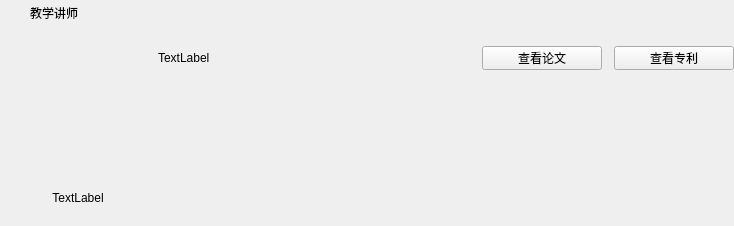
<?xml version="1.0" encoding="UTF-8"?>
<ui version="4.0">
 <class>TeacherIntroduce</class>
 <widget class="qMRMLWidget" name="TeacherIntroduce">
  <property name="geometry">
   <rect>
    <x>0</x>
    <y>0</y>
    <width>734</width>
    <height>226</height>
   </rect>
  </property>
  <property name="minimumSize">
   <size>
    <width>200</width>
    <height>0</height>
   </size>
  </property>
  <property name="maximumSize">
   <size>
    <width>2002222</width>
    <height>16777215</height>
   </size>
  </property>
  <property name="styleSheet">
   <string notr="true"/>
  </property>
  <layout class="QHBoxLayout" name="horizontalLayout">
   <property name="spacing">
    <number>0</number>
   </property>
   <property name="leftMargin">
    <number>0</number>
   </property>
   <property name="topMargin">
    <number>0</number>
   </property>
   <property name="rightMargin">
    <number>0</number>
   </property>
   <property name="bottomMargin">
    <number>0</number>
   </property>
   <item>
    <widget class="QWidget" name="UnitTeachingIntro2" native="true">
     <property name="styleSheet">
      <string notr="true"/>
     </property>
     <layout class="QHBoxLayout" name="horizontalLayout_2">
      <property name="spacing">
       <number>30</number>
      </property>
      <property name="leftMargin">
       <number>0</number>
      </property>
      <property name="topMargin">
       <number>0</number>
      </property>
      <property name="rightMargin">
       <number>0</number>
      </property>
      <property name="bottomMargin">
       <number>0</number>
      </property>
      <item>
       <widget class="QWidget" name="widget" native="true">
        <property name="minimumSize">
         <size>
          <width>128</width>
          <height>0</height>
         </size>
        </property>
        <property name="maximumSize">
         <size>
          <width>128</width>
          <height>16777215</height>
         </size>
        </property>
        <widget class="QLabel" name="lblDes">
         <property name="geometry">
          <rect>
           <x>30</x>
           <y>0</y>
           <width>101</width>
           <height>26</height>
          </rect>
         </property>
         <property name="text">
          <string>教学讲师</string>
         </property>
        </widget>
        <widget class="QLabel" name="lblName">
         <property name="geometry">
          <rect>
           <x>28</x>
           <y>190</y>
           <width>100</width>
           <height>15</height>
          </rect>
         </property>
         <property name="text">
          <string>TextLabel</string>
         </property>
         <property name="alignment">
          <set>Qt::AlignCenter</set>
         </property>
        </widget>
        <widget class="QLabel" name="lblPic">
         <property name="geometry">
          <rect>
           <x>28</x>
           <y>46</y>
           <width>100</width>
           <height>140</height>
          </rect>
         </property>
         <property name="text">
          <string/>
         </property>
        </widget>
        <widget class="QLabel" name="lblIcon">
         <property name="geometry">
          <rect>
           <x>0</x>
           <y>0</y>
           <width>26</width>
           <height>26</height>
          </rect>
         </property>
         <property name="text">
          <string/>
         </property>
        </widget>
       </widget>
      </item>
      <item>
       <widget class="QWidget" name="widget_2" native="true">
        <layout class="QVBoxLayout" name="verticalLayout">
         <property name="spacing">
          <number>12</number>
         </property>
         <property name="leftMargin">
          <number>0</number>
         </property>
         <property name="topMargin">
          <number>46</number>
         </property>
         <property name="rightMargin">
          <number>0</number>
         </property>
         <property name="bottomMargin">
          <number>0</number>
         </property>
         <item>
          <widget class="QWidget" name="widget_3" native="true">
           <property name="minimumSize">
            <size>
             <width>0</width>
             <height>24</height>
            </size>
           </property>
           <property name="maximumSize">
            <size>
             <width>16777215</width>
             <height>24</height>
            </size>
           </property>
           <layout class="QHBoxLayout" name="horizontalLayout_3">
            <property name="spacing">
             <number>12</number>
            </property>
            <property name="leftMargin">
             <number>0</number>
            </property>
            <property name="topMargin">
             <number>0</number>
            </property>
            <property name="rightMargin">
             <number>0</number>
            </property>
            <property name="bottomMargin">
             <number>0</number>
            </property>
            <item>
             <widget class="QLabel" name="lblPatent">
              <property name="text">
               <string>TextLabel</string>
              </property>
             </widget>
            </item>
            <item>
             <widget class="QPushButton" name="btnThesis">
              <property name="minimumSize">
               <size>
                <width>120</width>
                <height>24</height>
               </size>
              </property>
              <property name="maximumSize">
               <size>
                <width>120</width>
                <height>24</height>
               </size>
              </property>
              <property name="text">
               <string>查看论文</string>
              </property>
             </widget>
            </item>
            <item>
             <widget class="QPushButton" name="btnPatent">
              <property name="minimumSize">
               <size>
                <width>120</width>
                <height>24</height>
               </size>
              </property>
              <property name="maximumSize">
               <size>
                <width>120</width>
                <height>24</height>
               </size>
              </property>
              <property name="text">
               <string>查看专利</string>
              </property>
             </widget>
            </item>
           </layout>
          </widget>
         </item>
         <item>
          <widget class="QLabel" name="lblAdvantage">
           <property name="styleSheet">
            <string notr="true"/>
           </property>
           <property name="text">
            <string/>
           </property>
           <property name="alignment">
            <set>Qt::AlignLeading|Qt::AlignLeft|Qt::AlignTop</set>
           </property>
           <property name="wordWrap">
            <bool>true</bool>
           </property>
          </widget>
         </item>
        </layout>
       </widget>
      </item>
     </layout>
    </widget>
   </item>
  </layout>
 </widget>
 <customwidgets>
  <customwidget>
   <class>qMRMLWidget</class>
   <extends>QWidget</extends>
   <header>qMRMLWidget.h</header>
   <container>1</container>
  </customwidget>
 </customwidgets>
 <resources/>
 <connections/>
</ui>
